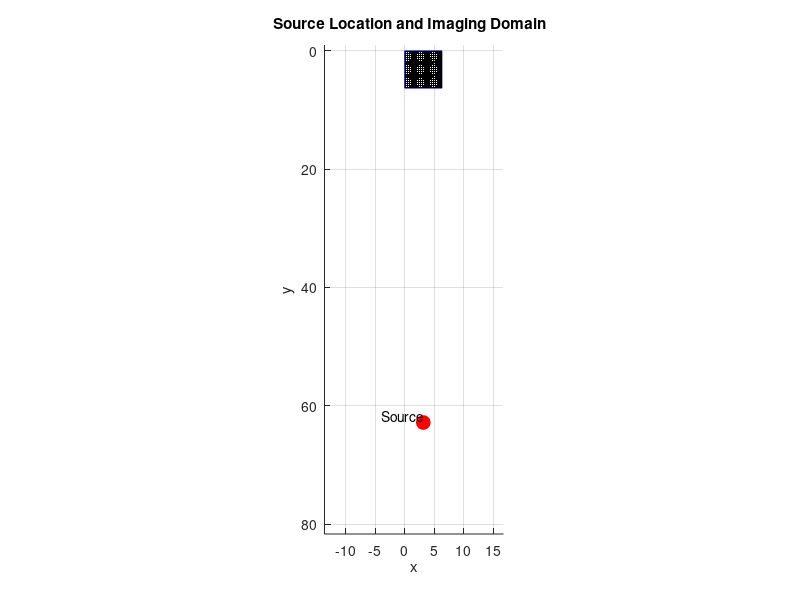

Recreate this plot in MATLAB. (Note: this script raises an error after producing the figure.)
clear variables; close all; clc;

%% Define constants
kb_source = 1;  % For simplicity, taking kb = 1
lambda_source = 2 * pi / 1;  % Wavelength of the background field

%% Setup Configuration
Nx=20;
Ny=Nx;
h = lambda_source / 20;  % Step size for the grid

% Define the corners of the rectangle domain D
x0 = 0; y0 = 0;  % Upper left corner at the origin
x1 = lambda_source; y1 = lambda_source;  % Lower right corner at (λ, λ)

% Create the grid
x_values = x0+h/2:h:x1;
y_values = y0+h/2:h:y1;
[X, Y] = meshgrid(x_values, y_values);

N=numel(X,Y);
display(['Number of points in the grid: ', num2str(N)]);
figure(1);

% Plot the rectangle domain D
line([x0, x1], [y0, y0], 'Color', 'b');  % Top edge
line([x1, x1], [y0, y1], 'Color', 'b');  % Right edge
line([x1, x0], [y1, y1], 'Color', 'b');  % Bottom edge
line([x0, x0], [y1, y0], 'Color', 'b');  % Left edge

% Plot the grid points
hold on;
plot(X, Y, 'k.', 'MarkerSize', 5);

% Plot the source location
rho_s_x = lambda_source / 2;
rho_s_y = 10 * lambda_source;

plot(rho_s_x, rho_s_y, 'ro', 'MarkerSize', 10, 'MarkerFaceColor', 'r');
set(gca, 'YDir','reverse')
text(rho_s_x, rho_s_y, '  Source', 'VerticalAlignment', 'bottom', 'HorizontalAlignment', 'right');

% Set axis limits and labels
axis equal;
xlim([-2*lambda_source-1, 2.5*lambda_source+1])
ylim([-1 1.3*rho_s_y])
xlabel('x');
ylabel('y');
title('Source Location and Imaging Domain  ');
grid on;
saveas(gcf,'source_object_domain','epsc');

%% Incident field computation
% Compute the distance from each grid point to the source
R = sqrt((X - rho_s_x).^2 + (Y - rho_s_y).^2);

kb=100*kb_source;

% Compute the incident field
uinc = -1j / 4 * besselh(0, 2, kb * R);

% PLOT COMPONENTS
%  figure;
% t=tiledlayout(1,3);
% t.TileSpacing='tight';
% 
% nexttile;
% imagesc(x_values, y_values, real(uinc));
% C = colorbar('location','southoutside');
% axis equal tight;
% title('Real Part of $\hat{u}_{inc}$','Interpreter','latex');
% xlabel('x');
% ylabel('y');
% 
% nexttile;
% imagesc(x_values, y_values, imag(uinc));
% C = colorbar('location','southoutside');
% axis equal tight;
% title('Imaginary Part of $\hat{u}_{inc}$','Interpreter','latex');
% xlabel('x');
% ylabel('y');
% 
% nexttile;
% imagesc(x_values, y_values, abs(uinc));
% C = colorbar('location','southoutside');
% axis equal tight;
% title('Absolute Value of $\hat{u}_{inc}$','Interpreter','latex');
% xlabel('x');
% ylabel('y');
% 
% outerPos = t.OuterPosition;
% outerPos(2) = outerPos(2) + .25; % Adjust the bottom position
% outerPos(4) = outerPos(4) - .35; % Adjust the height
% 
% t.OuterPosition = outerPos;
% 
% tt=title(t,'Incident field components');
% saveas(gcf,'u_inc_farfield','epsc');

% %% Move source closer and compute again the incident field
% 
% rho_s_x_2=lambda_source/2;
% rho_s_y_2=2*lambda_source;
% 
% % Compute the distance from each grid point to the source
% R = sqrt((X - rho_s_x_2).^2 + (Y - rho_s_y_2).^2);
% 
% % Compute the incident field
% uinc_close = -1j / 4 * besselh(0, 2, kb * R);
% 
% figure;
% t=tiledlayout(1,3);
% t.TileSpacing='tight';
% 
% nexttile;
% imagesc(x_values, y_values, real(uinc_close));
% C = colorbar('location','southoutside');
% axis equal tight;
% subtitle('Real Part of $\hat{u}_{inc}$','Interpreter','latex');
% xlabel('x');
% ylabel('y');
% 
% nexttile;
% imagesc(x_values, y_values, imag(uinc_close));
% C = colorbar('location','southoutside');
% axis equal tight;
% subtitle('Imaginary Part of $\hat{u}_{inc}$','Interpreter','latex');
% xlabel('x'); ylabel('y');
% 
% nexttile;
% imagesc(x_values, y_values, abs(uinc_close));
% C = colorbar('location','southoutside');
% axis equal tight;
% subtitle('Absolute Value of $\hat{u}_{inc}$','Interpreter','latex');
% xlabel('x'); ylabel('y');
% 
% outerPos = t.OuterPosition;
% outerPos(2) = outerPos(2) + .25; % Adjust the bottom position
% outerPos(4) = outerPos(4) - .35; % Adjust the height
% t.OuterPosition = outerPos;
% 
% tt=title(t,'Incident field components - Closer source');
% saveas(gcf,'u_inc nearfield','epsc')

%% Add object
image=imread('mug.jpg');
if size(image,3)==3
    image=rgb2gray(image);
end

image=imresize(image,[length(y_values),length(x_values)]);
chi=double(image)/255;
chi=abs(1-chi);
chi=chi*100+eps;

figure;
imagesc(chi);
colormap(flipud('Gray'))
colorbar;

title('Contrast function $\chi$','Interpreter','latex');
saveas(gcf,'contrasfunc','epsc');

 %% Receiver Domain

% Define the end points of the receiver domain Drec
x_start = -lambda_source;
y_start = 1.5 * lambda_source;
x_end = 2 * lambda_source;
y_end = 1.5 * lambda_source;

figure(1); %add to original setup
line([x_start, x_end], [y_start, y_end], 'Color', 'r', 'LineWidth', 2);
set(gca, 'YDir','reverse')
hold on;

M=400; % # of receivers

% Compute the step size based on M
t = linspace(0, 1, M);
x_rec = x_start + t * (x_end - x_start);
y_rec = y_start + t * (y_end - y_start);

% Plot the receiver domain Drec as a line segment with grid points
plot(x_rec, y_rec, 'ro-', 'LineWidth', 1, 'MarkerSize', 4);
title('Receivers setup');
axis equal tight;
xlim([-2*lambda_source-1, 2.5*lambda_source+1])
ylim([0 1.3*rho_s_y])
hold on;

saveas(gcf,'setup_line','epsc');

%%%  compute system matrix

A=zeros(M,N);
receivers_locs=[x_rec; y_rec];

G=@(r) -1j/4 * besselh(0,2,r); % define green's func

for i=1:M
    dist_prime = sqrt((receivers_locs(1,i) - X).^2 + (receivers_locs(2,i)-Y).^2);
    for m=1:Ny
        for n=1:Nx
            a_temp(m,n)=G(kb*dist_prime(m,n))*uinc(m,n);
        end
    end
    A(i,:)=reshape(a_temp,1,[]);  


end

chi_flat=reshape(chi,[size(chi,1)*size(chi,2) 1]);

uscat=A*chi_flat.*kb^2;

%FOR THE REPORT

% [U, S, V] = svd(A, 'vector');
% figure;
% semilogy(S);
% xlabel('Singular Value Index')
% ylabel('Singular Value')
% title(sprintf('Singular Values of A - %d receivers ',M));
% saveas(gcf,sprintf('singular_values_M%d',M),'epsc');

%% Compute the scattered field element wise -- sanity check
% uscat_2=zeros(M,1);
% 
% for i=1:M
%    dist_prime = sqrt((receivers_locs(1,i) - X).^2 + (receivers_locs(2,i)-Y).^2);
%     for m=1:Ny
%         for n=1:Nx
%             green_term=(-j/4)*besselh(0,2,kb*dist_prime(m,n));
%             uscat_2(i)=uscat_2(i)+green_term*chi(m,n)*uinc(m,n);
%         end
%     end
%     uscat_2(i)=uscat_2(i)*kb^2;
% end
%% Contrast Reconstructions - Noiseless Cases
figure;

% Pinv from SVD
[U, S, V] = svd(A, 'econ', 'vector');
S_inv = zeros(size(S));
non_zero_entries = S > eps; %avoid close to 0 singular values, below eps there's no meaning
S_inv(non_zero_entries) = 1 ./ S(non_zero_entries);

xmn_svd=V * diag(S_inv) * U' * uscat;
xmn_svd=reshape(xmn_svd,[Ny Nx]);

imagesc(x_values, y_values, abs(xmn_svd));
colormap(flipud('Gray'))
C = colorbar('location','southoutside');
axis equal tight;
titlestr=sprintf('${x}_{mn} M=%d k_b=%d$',M,kb);
title(titlestr,'Interpreter','latex');
xlabel('x');
ylabel('y');
%saveas(gcf, sprintf('line_chi_recon_m%d_kb%d',M, kb),'epsc');
%% Noisy cases
SNR_dB = 0;

signal_power = mean(abs(uscat).^2);
noise_power = signal_power / (10^(SNR_dB / 10));
noise_std = sqrt(noise_power);
noise = noise_std * (randn(M, 1) + 1i * randn(M, 1));

uscat_noisy = uscat + noise;

% Pinv from SVD
[U, S, V] = svd(A,'econ','matrix');
S=diag(S);
S_inv = zeros(size(S));
non_zero_entries = S > eps; %avoid close to 0 singular values, below eps there's no meaning
S_inv(non_zero_entries) = 1 ./ S(non_zero_entries);

xmn_svd_noisy= V * diag(S_inv) * U' * uscat_noisy;
xmn_svd_noisy=reshape(xmn_svd_noisy,[Ny Nx]);

figure;
t=tiledlayout(1,2);
nexttile; semilogy(S); subtitle('S');
nexttile; semilogy(S_inv); subtitle('S_inv')


figure;
t=tiledlayout(1,2);
nexttile;
imagesc(x_values, y_values, abs(xmn_svd_noisy));
colormap(flipud('Gray')); C = colorbar('location','southoutside');
axis equal tight;
titlestr=sprintf('${x}_{mn} M=%d k_b=%d SNR=%d$',M,kb,SNR_dB);
title(titlestr,'Interpreter','latex');
xlabel('x');
ylabel('y');

truncSVD = @(U,S,V,p) V(:,1:p)*diag(S(1:p))*U(:,1:p)';

k=75;
xmn_trunc_svd_noisy=truncSVD(U,S_inv,V,k)*uscat_noisy;
xmn_trunc_svd_noisy=reshape(xmn_trunc_svd_noisy,[Ny Nx]);

nexttile;
imagesc(x_values, y_values, abs(xmn_trunc_svd_noisy));
colormap(flipud('Gray')); C = colorbar('location','southoutside');
axis equal tight;
titlestr=sprintf('${x}_{mn} M=%d k_b=%d SNR=%d$, z=%d',M,kb,SNR_dB,k);
title(titlestr,'Interpreter','latex');
xlabel('x');
ylabel('y');

saveas(gcf,sprintf('line_noisy_M%d_kb%d_SNR=%d$',M,kb,SNR_dB), 'epsc');

% %%%%%% SQUARE
% 
% % Center the square around the object domain
% center_x = (x0 + x1) / 2;
% center_y = (y0 + y1) / 2;
% lambda=lambda_source;
% % Define the corners of the square domain Drec
% square_half_side = 1.5 * lambda_source;
% x_square_start = center_x - square_half_side;
% y_square_start = center_y - square_half_side;
% x_square_end = center_x + square_half_side;
% y_square_end = center_y + square_half_side;
% 
% % Create a figure
% figure(1);
% line([x_square_start, x_square_end, x_square_end, x_square_start, x_square_start], ...
%      [y_square_start, y_square_start, y_square_end, y_square_end, y_square_start], ...
%      'Color', 'r', 'LineWidth', 2);
% set(gca, 'YDir', 'reverse')
% hold on;
% 
% % Define the receiver positions along the edges of the square
% x_rec = [];
% y_rec = [];
% 
% % Number of receivers per side (approximate)
% M_side = 40;
% M =M_side*4;
% 
% % Top side
% x_rec = [x_rec, linspace(x_square_start, x_square_end, M_side)];
% y_rec = [y_rec, repmat(y_square_start, 1, M_side)];
% 
% % Right side
% x_rec = [x_rec, repmat(x_square_end, 1, M_side)];
% y_rec = [y_rec, linspace(y_square_start, y_square_end, M_side)];
% 
% % Bottom side
% x_rec = [x_rec, linspace(x_square_end, x_square_start, M_side)];
% y_rec = [y_rec, repmat(y_square_end, 1, M_side)];
% 
% % Left side
% x_rec = [x_rec, repmat(x_square_start, 1, M_side)];
% y_rec = [y_rec, linspace(y_square_end, y_square_start, M_side)];
% 
% % Plot the receiver positions
% plot(x_rec, y_rec, 'ro-', 'LineWidth', 1, 'MarkerSize', 4);
% axis equal tight;
% xlim([-2*lambda, 3*lambda])
% ylim([-2*lambda, 1.3*rho_s_y])
% title('Receivers in a Square Centered Around the Object Domain')
% xlabel('x-axis (horizontal)');
% ylabel('y-axis (vertical)');
% hold off;
% 
% saveas(gcf,'setup_square','epsc')
%  
% %%%
% lambda=2*pi/kb;
% freq=c/lambda;
% 
% A=zeros(M,N);
% receivers_locs=[x_rec; y_rec];
% 
% G=@(r) -1j/4 * besselh(0,2,r); % define green's func
% 
% for i=1:M
%     dist_prime = sqrt((receivers_locs(1,i) - X).^2 + (receivers_locs(2,i)-Y).^2);
%     for m=1:Ny
%         for n=1:Nx
%             a_temp(m,n)=G(kb*dist_prime(m,n))*uinc(m,n);
%         end
%     end
%     A(i,:)=reshape(a_temp,1,[]);  
% end
% 
% chi_flat=reshape(chi,[size(chi,1)*size(chi,2) 1]);
% 
% uscat=A*chi_flat.*kb^2;
% 
% %%% Contrast Reconstructions - Noiseless Cases
% xmn=pinv(A)*uscat;
% xmn=reshape(xmn,Ny,Nx);
% 
% figure;
% t=tiledlayout(1,3);
% t.TileSpacing='tight';
% title(t,'$\chi$ Reconstructions - Noiseless Cases','Interpreter','latex');
% 
% nexttile; %% left original chi
% imagesc(x_values, y_values, chi); 
% colormap(flipud('Gray')); C = colorbar('location','southoutside');
% axis equal tight;
% subtitle('Original contrast ${\chi}$','Interpreter','latex');
% xlabel('x');
% ylabel('y');
% 
% nexttile; % middle using pinv
% imagesc(x_values, y_values, abs(xmn));
% colormap(flipud('Gray')); C = colorbar('location','southoutside');
% axis equal tight;
% subtitle('${x}_{mn}$ - Pinv','Interpreter','latex');
% xlabel('x');
% ylabel('y');
% 
% % Pinv from SVD
% [U, S, V] = svd(A, 'econ', 'vector');
% S_inv = 1 ./(S+eps); %add eps to avoid nans or infs 
% xmn_svd = V * diag(S_inv) * U' * uscat;
% xmn_svd=reshape(xmn_svd,Ny,Nx);
% 
% nexttile;
% imagesc(x_values, y_values, abs(xmn_svd));
% colormap(flipud('Gray'))
% C = colorbar('location','southoutside');
% axis equal tight;
% subtitle('${x}_{mn}$ - SVD based','Interpreter','latex');
% xlabel('x');
% ylabel('y');
% 
% outerPos = t.OuterPosition;
% outerPos(2) = outerPos(2) + .25; % Adjust the bottom position
% outerPos(4) = outerPos(4) - .35; % Adjust the height
% t.OuterPosition = outerPos;
% 
% saveas(gcf,'noiseless_reconstructions_square_setup', 'epsc');
% 
% %%% Noisy cases
% noise_std=1;
% uscat_noisy=uscat+randn(M,1)*noise_std;
% 
% xmn_noisy=pinv(A)*uscat_noisy;
% xmn_noisy=reshape(xmn_noisy,[Ny Nx]);
% 
% % Pinv from SVD
% [U, S, V] = svd(A, 'econ', 'vector');
% S_inv = 1 ./(S+eps); %add eps to avoid nans or infs 
% 
% xmn_svd_noisy= V * diag(S_inv) * U' * uscat;
% xmn_svd_noisy=reshape(xmn_svd_noisy,[Ny Nx]);
% 
% truncSVD = @(U,S,V,p) V(:,1:p)*diag(S(1:p))*U(:,1:p)';
% 
% k=130;
% xmn_trunc_svd_noisy=truncSVD(U,S_inv,V,k)*uscat;
% xmn_trunc_svd_noisy=reshape(xmn_trunc_svd_noisy,[Ny Nx]);
% 
% figure(33)
% t=tiledlayout(1,2);
% nexttile; semilogy(S); subtitle('S');
% nexttile; semilogy(S_inv); subtitle('S_inv')
% title(t,'Singular Values');
% 
% figure;
% t=tiledlayout(1,4);
% t.TileSpacing='tight';
% title(t,'$\chi$ Reconstructions - Noisy Data','Interpreter','latex');
% 
% nexttile; %% left original chi
% imagesc(x_values, y_values, chi); 
% colormap(flipud('Gray')); C = colorbar('location','southoutside');
% axis equal tight;
% subtitle('Original contrast ${\chi}$','Interpreter','latex');
% xlabel('x');
% ylabel('y');
% 
% nexttile; %pinv
% imagesc(x_values, y_values, abs(xmn_noisy));
% colormap(flipud('Gray')); C = colorbar('location','southoutside');
% axis equal tight;
% subtitle('${x}_{mn}$ - Pinv','Interpreter','latex');
% xlabel('x');
% ylabel('y');
% 
% nexttile; %svd
% imagesc(x_values, y_values, abs(xmn_svd_noisy));
% colormap(flipud('Gray')); C = colorbar('location','southoutside');
% axis equal tight;
% subtitle('${x}_{mn}$ - SVD','Interpreter','latex');
% xlabel('x');
% ylabel('y');
% 
% nexttile;% truncated svd
% imagesc(x_values, y_values, abs(xmn_trunc_svd_noisy));
% colormap(flipud('Gray'))
% C = colorbar('location','southoutside');
% axis equal tight;
% subtitle('${x}_{mn}$ - Truncated SVD','Interpreter','latex');
% xlabel('x');
% ylabel('y');
% 
% outerPos = t.OuterPosition;
% outerPos(2) = outerPos(2) + .25;
% outerPos(4) = outerPos(4) - .4; 
% t.OuterPosition = outerPos;
% 
% saveas(gcf,'noisy_reconstructions_square_setup', 'epsc');

% %% CIRCLE SETUP
% 
% lambda=lambda_source;
% x_rec=[];
% y_rec=[];
% 
% % Center of the object domain
% center_x = (x0 + x1) / 2;
% center_y = (y0 + y1) / 2;
% 
% % Define the radius of the circle (choose a reasonable size, e.g., 1.5λ)
% radius = 2 * lambda_source;
% 
% % Define the number of receivers
% M = 360;
% 
% 
% % Compute the angles for the receiver positions
% theta = linspace(0, 2*pi, M + 1);
% theta(end) = [];  % Remove the last point to avoid overlap with the first
% 
% % Compute the receiver positions on the circle
% x_rec = center_x + radius * cos(theta);
% y_rec = center_y + radius * sin(theta);
% 
% % Create a figure
% figure(1);
% hold on;
% 
% % Plot the object domain
% rectangle('Position', [x0, y0, lambda_source, lambda_source], 'EdgeColor', 'b', 'LineWidth', 2);
% 
% % Plot the circle
% rectangle('Position', [center_x - radius, center_y - radius, 2*radius, 2*radius], ...
%           'Curvature', [1, 1], 'EdgeColor', 'r', 'LineWidth', 2);
% 
% % Plot the receiver positions
% plot(x_rec, y_rec, 'ro-', 'LineWidth', 1, 'MarkerSize', 4);
% 
% % Set axis properties
% axis equal tight;
% xlim([x0 - 2*lambda, x1 + 2*lambda]);
% ylim([y0 - 2*lambda, y1 + 2*lambda]);
% title('Receiver Positions on a Circle Centered Around the Object Domain')
% xlabel('x-axis (horizontal)');
% ylabel('y-axis (vertical)');
% hold off;
%
% saveas(gcf,'setup_circle','epsc');
% 
% %%% 
% lambda=2*pi/kb;
% freq=c/lambda;
% 
% A=zeros(M,N);
% receivers_locs=[x_rec; y_rec];
% 
% G=@(r) -1j/4 * besselh(0,2,r); % define green's func
% 
% for i=1:M
%     dist_prime = sqrt((receivers_locs(1,i) - X).^2 + (receivers_locs(2,i)-Y).^2);
%     for m=1:Ny
%         for n=1:Nx
%             a_temp(m,n)=G(kb*dist_prime(m,n))*uinc(m,n);
%         end
%     end
%     A(i,:)=reshape(a_temp,1,[]);  
% end
% 
% chi_flat=reshape(chi,[size(chi,1)*size(chi,2) 1]);
% 
% uscat=A*chi_flat.*kb^2;
% 
% %%% Contrast Reconstructions - Noiseless Cases
% xmn=pinv(A)*uscat;
% xmn=reshape(xmn,Ny,Nx);
% 
% figure;
% t=tiledlayout(1,3);
% t.TileSpacing='tight';
% title(t,'$\chi$ Reconstructions - Noiseless Cases','Interpreter','latex');
% 
% nexttile; %% left original chi
% imagesc(x_values, y_values, chi); 
% colormap(flipud('Gray')); C = colorbar('location','southoutside');
% axis equal tight;
% subtitle('Original contrast ${\chi}$','Interpreter','latex');
% xlabel('x');
% ylabel('y');
% 
% nexttile; % middle using pinv
% imagesc(x_values, y_values, abs(xmn));
% colormap(flipud('Gray')); C = colorbar('location','southoutside');
% axis equal tight;
% subtitle('${x}_{mn}$ - Pinv','Interpreter','latex');
% xlabel('x');
% ylabel('y');
% 
% % Pinv from SVD
% [U, S, V] = svd(A, 'econ', 'vector');
% S_inv = 1 ./(S+eps); %add eps to avoid nans or infs 
% xmn_svd = V * diag(S_inv) * U' * uscat;
% xmn_svd=reshape(xmn_svd,Ny,Nx);
% 
% nexttile;
% imagesc(x_values, y_values, abs(xmn_svd));
% colormap(flipud('Gray'))
% C = colorbar('location','southoutside');
% axis equal tight;
% subtitle('${x}_{mn}$ - SVD based','Interpreter','latex');
% xlabel('x');
% ylabel('y');
% 
% outerPos = t.OuterPosition;
% outerPos(2) = outerPos(2) + .25; % Adjust the bottom position
% outerPos(4) = outerPos(4) - .35; % Adjust the height
% t.OuterPosition = outerPos;
% 
% saveas(gcf,'noiseless_reconstructions_circle_setup', 'epsc');
% 
% %%% Noisy cases
% noise_std=0.1;
% uscat_noisy=uscat+randn(M,1)*noise_std;
% 
% xmn_noisy=pinv(A)*uscat_noisy;
% xmn_noisy=reshape(xmn_noisy,[Ny Nx]);
% 
% % Pinv from SVD
% [U, S, V] = svd(A, 'econ', 'vector');
% S_inv = 1 ./(S+eps); %add eps to avoid nans or infs 
% 
% xmn_svd_noisy= V * diag(S_inv) * U' * uscat;
% xmn_svd_noisy=reshape(xmn_svd_noisy,[Ny Nx]);
% 
% truncSVD = @(U,S,V,p) V(:,1:p)*diag(S(1:p))*U(:,1:p)';
% 
% k=300;
% xmn_trunc_svd_noisy=truncSVD(U,S_inv,V,k)*uscat;
% xmn_trunc_svd_noisy=reshape(xmn_trunc_svd_noisy,[Ny Nx]);
% 
% figure(33)
% t=tiledlayout(1,2);
% nexttile; semilogy(S); subtitle('S');
% nexttile; semilogy(S_inv); subtitle('S_inv')
% title(t,'Singular Values');
% 
% figure;
% t=tiledlayout(1,4);
% t.TileSpacing='tight';
% title(t,'$\chi$ Reconstructions - Noisy Data','Interpreter','latex');
% 
% nexttile; %% left original chi
% imagesc(x_values, y_values, chi); 
% colormap(flipud('Gray')); C = colorbar('location','southoutside');
% axis equal tight;
% subtitle('Original contrast ${\chi}$','Interpreter','latex');
% xlabel('x');
% ylabel('y');
% 
% nexttile; %pinv
% imagesc(x_values, y_values, abs(xmn_noisy));
% colormap(flipud('Gray')); C = colorbar('location','southoutside');
% axis equal tight;
% subtitle('${x}_{mn}$ - Pinv','Interpreter','latex');
% xlabel('x');
% ylabel('y');
% 
% nexttile; %svd
% imagesc(x_values, y_values, abs(xmn_svd_noisy));
% colormap(flipud('Gray')); C = colorbar('location','southoutside');
% axis equal tight;
% subtitle('${x}_{mn}$ - SVD','Interpreter','latex');
% xlabel('x');
% ylabel('y');
% 
% nexttile;% truncated svd
% imagesc(x_values, y_values, abs(xmn_trunc_svd_noisy));
% colormap(flipud('Gray'))
% C = colorbar('location','southoutside');
% axis equal tight;
% subtitle('${x}_{mn}$ - Truncated SVD','Interpreter','latex');
% xlabel('x');
% ylabel('y');
% 
% outerPos = t.OuterPosition;
% outerPos(2) = outerPos(2) + .25; % Adjust the bottom position
% outerPos(4) = outerPos(4) - .4; % Adjust the height
% t.OuterPosition = outerPos;
% 
% saveas(gcf,'noisy_reconstructions_circle_setup', 'epsc');


